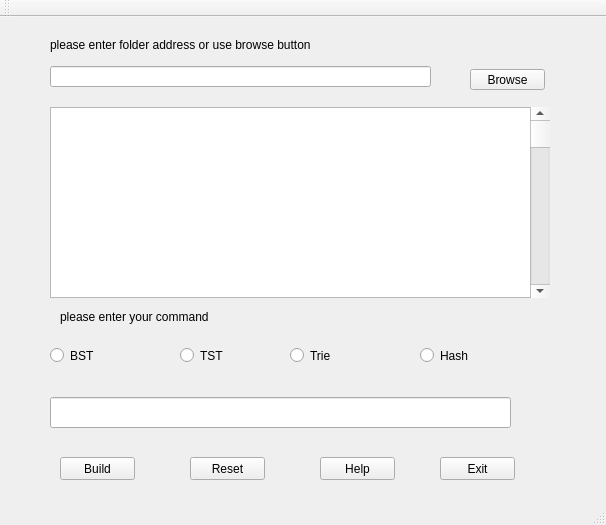
<?xml version="1.0" encoding="UTF-8"?>
<ui version="4.0">
 <class>MainWindow</class>
 <widget class="QMainWindow" name="MainWindow">
  <property name="geometry">
   <rect>
    <x>0</x>
    <y>0</y>
    <width>606</width>
    <height>525</height>
   </rect>
  </property>
  <property name="windowTitle">
   <string>MainWindow</string>
  </property>
  <widget class="QWidget" name="centralWidget">
   <widget class="QPushButton" name="pushButton">
    <property name="geometry">
     <rect>
      <x>60</x>
      <y>440</y>
      <width>75</width>
      <height>23</height>
     </rect>
    </property>
    <property name="text">
     <string>Build</string>
    </property>
   </widget>
   <widget class="QPushButton" name="pushButton_2">
    <property name="geometry">
     <rect>
      <x>190</x>
      <y>440</y>
      <width>75</width>
      <height>23</height>
     </rect>
    </property>
    <property name="text">
     <string>Reset</string>
    </property>
   </widget>
   <widget class="QPushButton" name="pushButton_3">
    <property name="geometry">
     <rect>
      <x>320</x>
      <y>440</y>
      <width>75</width>
      <height>23</height>
     </rect>
    </property>
    <property name="text">
     <string>Help</string>
    </property>
   </widget>
   <widget class="QPushButton" name="pushButton_4">
    <property name="geometry">
     <rect>
      <x>440</x>
      <y>440</y>
      <width>75</width>
      <height>23</height>
     </rect>
    </property>
    <property name="text">
     <string>Exit</string>
    </property>
   </widget>
   <widget class="QRadioButton" name="radioButton">
    <property name="geometry">
     <rect>
      <x>50</x>
      <y>330</y>
      <width>82</width>
      <height>17</height>
     </rect>
    </property>
    <property name="text">
     <string>BST</string>
    </property>
   </widget>
   <widget class="QRadioButton" name="radioButton_2">
    <property name="geometry">
     <rect>
      <x>180</x>
      <y>330</y>
      <width>82</width>
      <height>17</height>
     </rect>
    </property>
    <property name="text">
     <string>TST</string>
    </property>
   </widget>
   <widget class="QRadioButton" name="radioButton_3">
    <property name="geometry">
     <rect>
      <x>290</x>
      <y>330</y>
      <width>82</width>
      <height>17</height>
     </rect>
    </property>
    <property name="text">
     <string>Trie</string>
    </property>
   </widget>
   <widget class="QRadioButton" name="radioButton_4">
    <property name="geometry">
     <rect>
      <x>420</x>
      <y>330</y>
      <width>82</width>
      <height>17</height>
     </rect>
    </property>
    <property name="text">
     <string>Hash</string>
    </property>
   </widget>
   <widget class="QLineEdit" name="lineEdit">
    <property name="geometry">
     <rect>
      <x>50</x>
      <y>380</y>
      <width>461</width>
      <height>31</height>
     </rect>
    </property>
   </widget>
   <widget class="QLabel" name="label">
    <property name="geometry">
     <rect>
      <x>60</x>
      <y>290</y>
      <width>431</width>
      <height>20</height>
     </rect>
    </property>
    <property name="text">
     <string>please enter your command</string>
    </property>
   </widget>
   <widget class="QTextEdit" name="textEdit">
    <property name="geometry">
     <rect>
      <x>50</x>
      <y>90</y>
      <width>481</width>
      <height>191</height>
     </rect>
    </property>
   </widget>
   <widget class="QScrollBar" name="verticalScrollBar">
    <property name="geometry">
     <rect>
      <x>530</x>
      <y>90</y>
      <width>20</width>
      <height>191</height>
     </rect>
    </property>
    <property name="orientation">
     <enum>Qt::Vertical</enum>
    </property>
   </widget>
   <widget class="QLineEdit" name="lineEdit_2">
    <property name="geometry">
     <rect>
      <x>50</x>
      <y>49</y>
      <width>381</width>
      <height>21</height>
     </rect>
    </property>
    <property name="text">
     <string/>
    </property>
   </widget>
   <widget class="QPushButton" name="pushButton_5">
    <property name="geometry">
     <rect>
      <x>470</x>
      <y>52</y>
      <width>75</width>
      <height>21</height>
     </rect>
    </property>
    <property name="text">
     <string>Browse</string>
    </property>
   </widget>
   <widget class="QLabel" name="label_2">
    <property name="geometry">
     <rect>
      <x>50</x>
      <y>20</y>
      <width>441</width>
      <height>16</height>
     </rect>
    </property>
    <property name="text">
     <string>please enter folder address or use browse button</string>
    </property>
   </widget>
  </widget>
  <widget class="QMenuBar" name="menuBar">
   <property name="geometry">
    <rect>
     <x>0</x>
     <y>0</y>
     <width>606</width>
     <height>18</height>
    </rect>
   </property>
  </widget>
  <widget class="QToolBar" name="mainToolBar">
   <attribute name="toolBarArea">
    <enum>TopToolBarArea</enum>
   </attribute>
   <attribute name="toolBarBreak">
    <bool>false</bool>
   </attribute>
  </widget>
  <widget class="QStatusBar" name="statusBar"/>
 </widget>
 <layoutdefault spacing="6" margin="11"/>
 <resources/>
 <connections/>
</ui>
